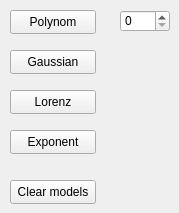
          <widget class="QWidget" name="PageSimple" >
            <attribute name="id" >
              <number>1</number>
            </attribute>
            <widget class="QPushButton" name="Smp_PolynomBtn" >
              <property name="geometry" >
                <rect>
                  <x>10</x>
                  <y>10</y>
                  <width>86</width>
                  <height>24</height>
                </rect>
              </property>
              <property name="text" >
                <string>Polynom</string>
              </property>
              <property name="toolTip" stdset="0" >
                <string>Add polynom of selected order and make fit</string>
              </property>
            </widget>
            <widget class="QPushButton" name="Smp_GaussianBtn" >
              <property name="geometry" >
                <rect>
                  <x>10</x>
                  <y>50</y>
                  <width>86</width>
                  <height>24</height>
                </rect>
              </property>
              <property name="text" >
                <string>Gaussian</string>
              </property>
              <property name="toolTip" stdset="0" >
                <string>Add proper gaussian and make fit</string>
              </property>
            </widget>
            <widget class="QPushButton" name="Smp_LorenzBtn" >
              <property name="geometry" >
                <rect>
                  <x>10</x>
                  <y>90</y>
                  <width>86</width>
                  <height>24</height>
                </rect>
              </property>
              <property name="text" >
                <string>Lorenz</string>
              </property>
              <property name="toolTip" stdset="0" >
                <string>Add Lorenz function and make fit</string>
              </property>
            </widget>
            <widget class="QPushButton" name="Smp_ExponentBtn" >
              <property name="geometry" >
                <rect>
                  <x>10</x>
                  <y>130</y>
                  <width>86</width>
                  <height>24</height>
                </rect>
              </property>
              <property name="text" >
                <string>Exponent</string>
              </property>
              <property name="toolTip" stdset="0" >
                <string>Add exponent function and make fit</string>
              </property>
            </widget>
            <widget class="QPushButton" name="Smp_ClearBtn" >
              <property name="geometry" >
                <rect>
                  <x>10</x>
                  <y>180</y>
                  <width>86</width>
                  <height>24</height>
                </rect>
              </property>
              <property name="text" >
                <string>Clear models</string>
              </property>
              <property name="toolTip" stdset="0" >
                <string>Remove all model components</string>
              </property>
            </widget>
            <widget class="QSpinBox" name="Smp_PolOrderSpin" >
              <property name="geometry" >
                <rect>
                  <x>120</x>
                  <y>10</y>
                  <width>50</width>
                  <height>22</height>
                </rect>
              </property>
              <property name="maximum" >
                <number>9</number>
              </property>
              <property name="toolTip" stdset="0" >
                <string>Polynom order</string>
              </property>
            </widget>
          </widget>
